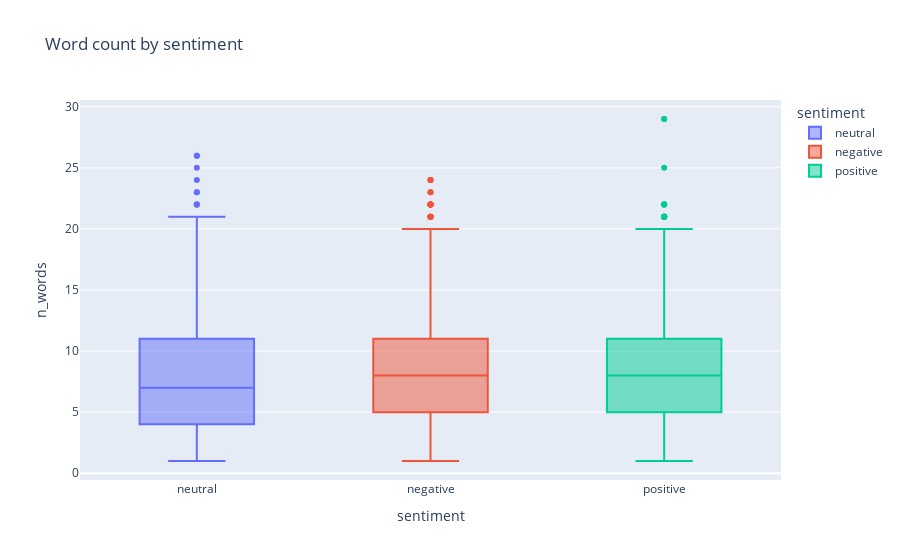
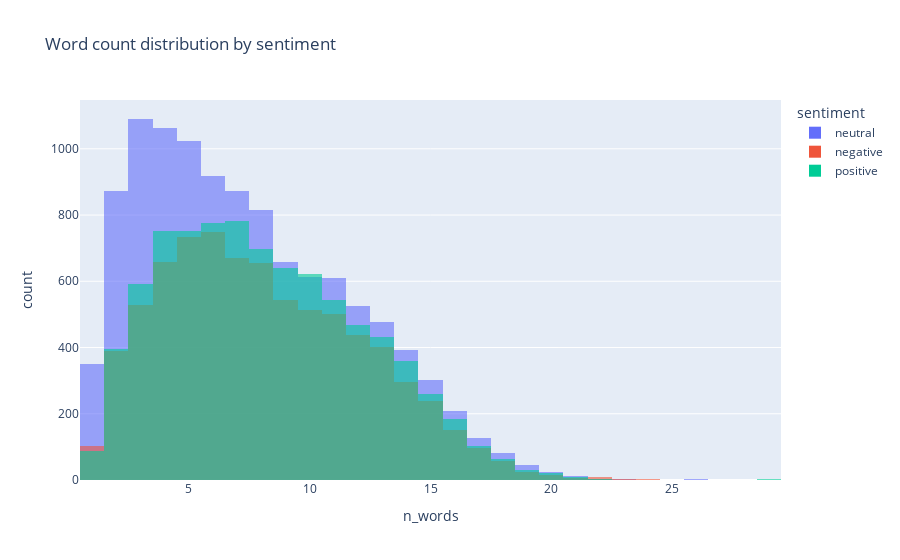

The notebook cell saved with these charts, in order:
### Markdown cell above
## Length of processed text by "sentiment"

### Code cell
df = train_df.copy()
df["n_words"] = df["processed_text"].str.split().str.len()
# Boxplot
fig = px.box(
    df,
    x="sentiment",
    y="n_words",
    color="sentiment",
    points="outliers",
    title="Word count by sentiment"
)
fig.show()

# Histogram
fig = px.histogram(
    df,
    x="n_words",
    color="sentiment",
    nbins=30,
    opacity=0.6,
    barmode="overlay",
    title="Word count distribution by sentiment"
)
fig.show()

### Figure 1 — Plotly figure (JSON) as saved in the notebook; plotly's stock layout.template omitted (floating-point values rounded to 4 significant figures; data arrays with more than 128 entries replaced by an {"elided": "..."} marker saying what was removed)
{"data": [{"alignmentgroup": "True", "boxpoints": "outliers", "hovertemplate": "sentiment=%{x}<br>n_words=%{y}<extra></extra>", "legendgroup": "neutral", "marker": {"color": "#636efa"}, "name": "neutral", "notched": false, "offsetgroup": "neutral", "orientation": "v", "showlegend": true, "type": "box", "x": {"elided": "11101 str values"}, "x0": " ", "xaxis": "x", "y": {"elided": "11101 int values"}, "y0": " ", "yaxis": "y"}, {"alignmentgroup": "True", "boxpoints": "outliers", "hovertemplate": "sentiment=%{x}<br>n_words=%{y}<extra></extra>", "legendgroup": "negative", "marker": {"color": "#EF553B"}, "name": "negative", "notched": false, "offsetgroup": "negative", "orientation": "v", "showlegend": true, "type": "box", "x": {"elided": "7781 str values"}, "x0": " ", "xaxis": "x", "y": {"elided": "7781 int values"}, "y0": " ", "yaxis": "y"}, {"alignmentgroup": "True", "boxpoints": "outliers", "hovertemplate": "sentiment=%{x}<br>n_words=%{y}<extra></extra>", "legendgroup": "positive", "marker": {"color": "#00cc96"}, "name": "positive", "notched": false, "offsetgroup": "positive", "orientation": "v", "showlegend": true, "type": "box", "x": {"elided": "8581 str values"}, "x0": " ", "xaxis": "x", "y": {"elided": "8581 int values"}, "y0": " ", "yaxis": "y"}], "layout": {"boxmode": "overlay", "legend": {"title": {"text": "sentiment"}, "tracegroupgap": 0}, "title": {"text": "Word count by sentiment"}, "xaxis": {"anchor": "y", "categoryarray": ["neutral", "negative", "positive"], "categoryorder": "array", "domain": [0, 1], "title": {"text": "sentiment"}}, "yaxis": {"anchor": "x", "domain": [0, 1], "title": {"text": "n_words"}}}}

### Figure 2 — Plotly figure (JSON) as saved in the notebook; plotly's stock layout.template omitted (floating-point values rounded to 4 significant figures; data arrays with more than 128 entries replaced by an {"elided": "..."} marker saying what was removed)
{"data": [{"bingroup": "x", "hovertemplate": "sentiment=neutral<br>n_words=%{x}<br>count=%{y}<extra></extra>", "legendgroup": "neutral", "marker": {"color": "#636efa", "opacity": 0.6, "pattern": {"shape": ""}}, "name": "neutral", "nbinsx": 30, "orientation": "v", "showlegend": true, "type": "histogram", "x": {"elided": "11101 int values"}, "xaxis": "x", "yaxis": "y"}, {"bingroup": "x", "hovertemplate": "sentiment=negative<br>n_words=%{x}<br>count=%{y}<extra></extra>", "legendgroup": "negative", "marker": {"color": "#EF553B", "opacity": 0.6, "pattern": {"shape": ""}}, "name": "negative", "nbinsx": 30, "orientation": "v", "showlegend": true, "type": "histogram", "x": {"elided": "7781 int values"}, "xaxis": "x", "yaxis": "y"}, {"bingroup": "x", "hovertemplate": "sentiment=positive<br>n_words=%{x}<br>count=%{y}<extra></extra>", "legendgroup": "positive", "marker": {"color": "#00cc96", "opacity": 0.6, "pattern": {"shape": ""}}, "name": "positive", "nbinsx": 30, "orientation": "v", "showlegend": true, "type": "histogram", "x": {"elided": "8581 int values"}, "xaxis": "x", "yaxis": "y"}], "layout": {"barmode": "overlay", "legend": {"title": {"text": "sentiment"}, "tracegroupgap": 0}, "title": {"text": "Word count distribution by sentiment"}, "xaxis": {"anchor": "y", "domain": [0, 1], "title": {"text": "n_words"}}, "yaxis": {"anchor": "x", "domain": [0, 1], "title": {"text": "count"}}}}
